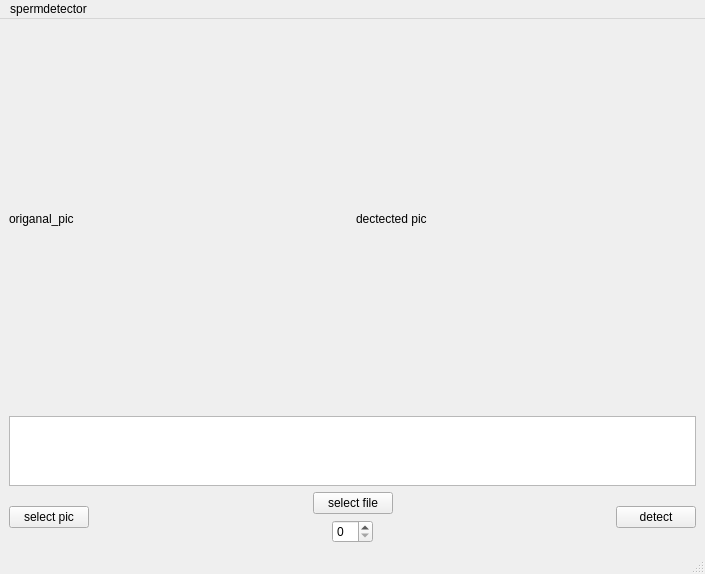
<?xml version="1.0" encoding="UTF-8"?>
<ui version="4.0">
 <class>MainWindow</class>
 <widget class="QMainWindow" name="MainWindow">
  <property name="geometry">
   <rect>
    <x>0</x>
    <y>0</y>
    <width>705</width>
    <height>574</height>
   </rect>
  </property>
  <property name="windowTitle">
   <string>MainWindow</string>
  </property>
  <widget class="QWidget" name="centralwidget">
   <property name="maximumSize">
    <size>
     <width>799</width>
     <height>604</height>
    </size>
   </property>
   <layout class="QVBoxLayout" name="verticalLayout_2" stretch="6,1,1">
    <item>
     <layout class="QHBoxLayout" name="horizontalLayout_3" stretch="0,0">
      <item>
       <widget class="QLabel" name="label">
        <property name="text">
         <string>origanal_pic</string>
        </property>
       </widget>
      </item>
      <item>
       <widget class="QLabel" name="label_2">
        <property name="text">
         <string>dectected pic</string>
        </property>
       </widget>
      </item>
     </layout>
    </item>
    <item>
     <widget class="QTextEdit" name="textEdit"/>
    </item>
    <item>
     <layout class="QHBoxLayout" name="horizontalLayout_2" stretch="1,3,1,3,1">
      <item>
       <widget class="QPushButton" name="pushButton_2">
        <property name="text">
         <string>select pic</string>
        </property>
       </widget>
      </item>
      <item>
       <spacer name="horizontalSpacer">
        <property name="orientation">
         <enum>Qt::Horizontal</enum>
        </property>
        <property name="sizeHint" stdset="0">
         <size>
          <width>40</width>
          <height>20</height>
         </size>
        </property>
       </spacer>
      </item>
      <item>
       <layout class="QVBoxLayout" name="verticalLayout" stretch="1,1">
        <item>
         <widget class="QPushButton" name="pushButton_3">
          <property name="text">
           <string>select file</string>
          </property>
         </widget>
        </item>
        <item>
         <layout class="QHBoxLayout" name="horizontalLayout">
          <item>
           <spacer name="horizontalSpacer_3">
            <property name="orientation">
             <enum>Qt::Horizontal</enum>
            </property>
            <property name="sizeHint" stdset="0">
             <size>
              <width>40</width>
              <height>20</height>
             </size>
            </property>
           </spacer>
          </item>
          <item>
           <widget class="QSpinBox" name="spinBox"/>
          </item>
          <item>
           <spacer name="horizontalSpacer_4">
            <property name="orientation">
             <enum>Qt::Horizontal</enum>
            </property>
            <property name="sizeHint" stdset="0">
             <size>
              <width>40</width>
              <height>20</height>
             </size>
            </property>
           </spacer>
          </item>
         </layout>
        </item>
       </layout>
      </item>
      <item>
       <spacer name="horizontalSpacer_2">
        <property name="orientation">
         <enum>Qt::Horizontal</enum>
        </property>
        <property name="sizeHint" stdset="0">
         <size>
          <width>40</width>
          <height>20</height>
         </size>
        </property>
       </spacer>
      </item>
      <item>
       <widget class="QPushButton" name="pushButton">
        <property name="text">
         <string>detect</string>
        </property>
       </widget>
      </item>
     </layout>
    </item>
   </layout>
  </widget>
  <widget class="QMenuBar" name="menubar">
   <property name="geometry">
    <rect>
     <x>0</x>
     <y>0</y>
     <width>705</width>
     <height>26</height>
    </rect>
   </property>
   <widget class="QMenu" name="menu">
    <property name="title">
     <string>spermdetector</string>
    </property>
   </widget>
   <addaction name="menu"/>
  </widget>
  <widget class="QStatusBar" name="statusbar"/>
 </widget>
 <resources/>
 <connections/>
</ui>
